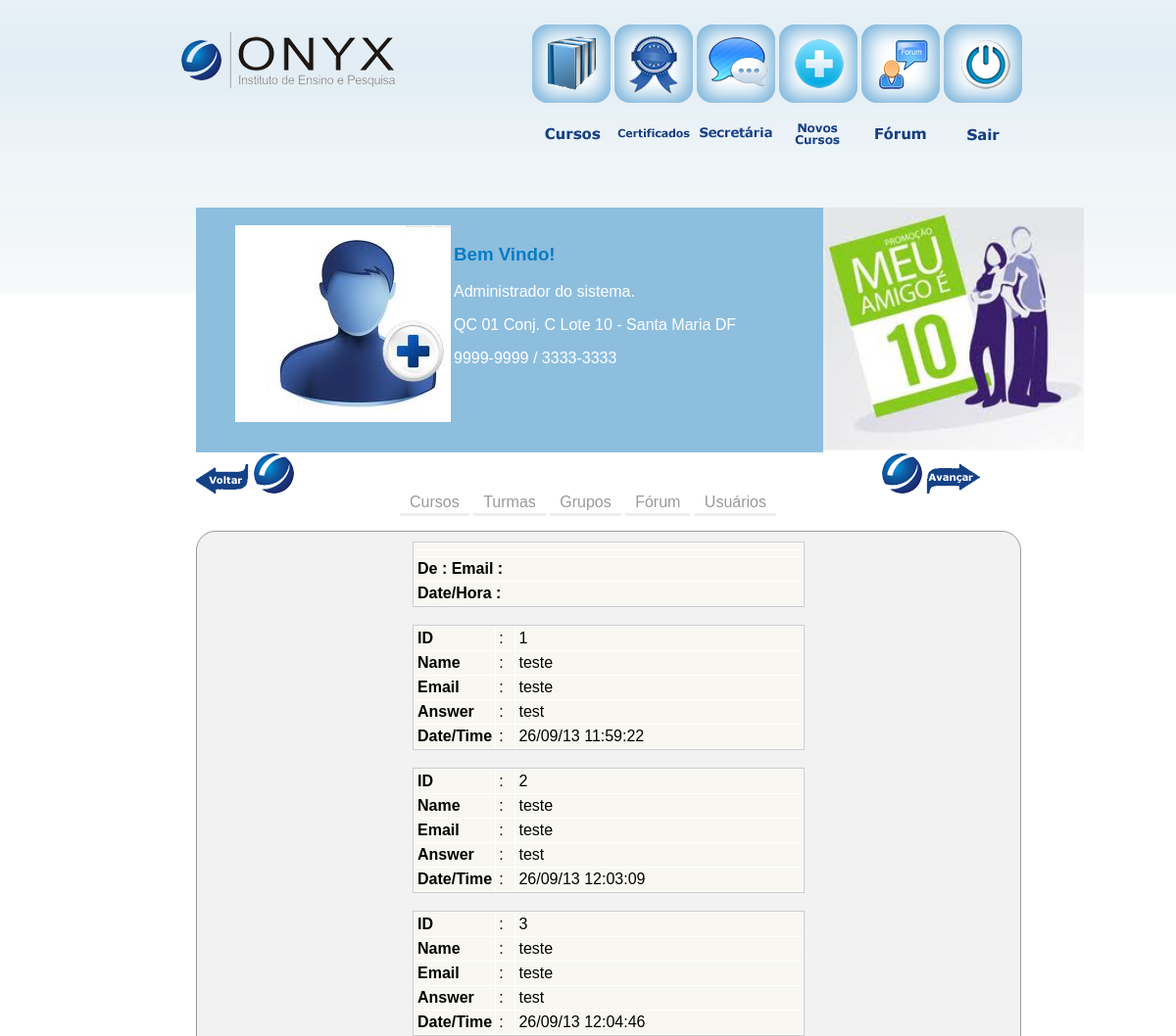
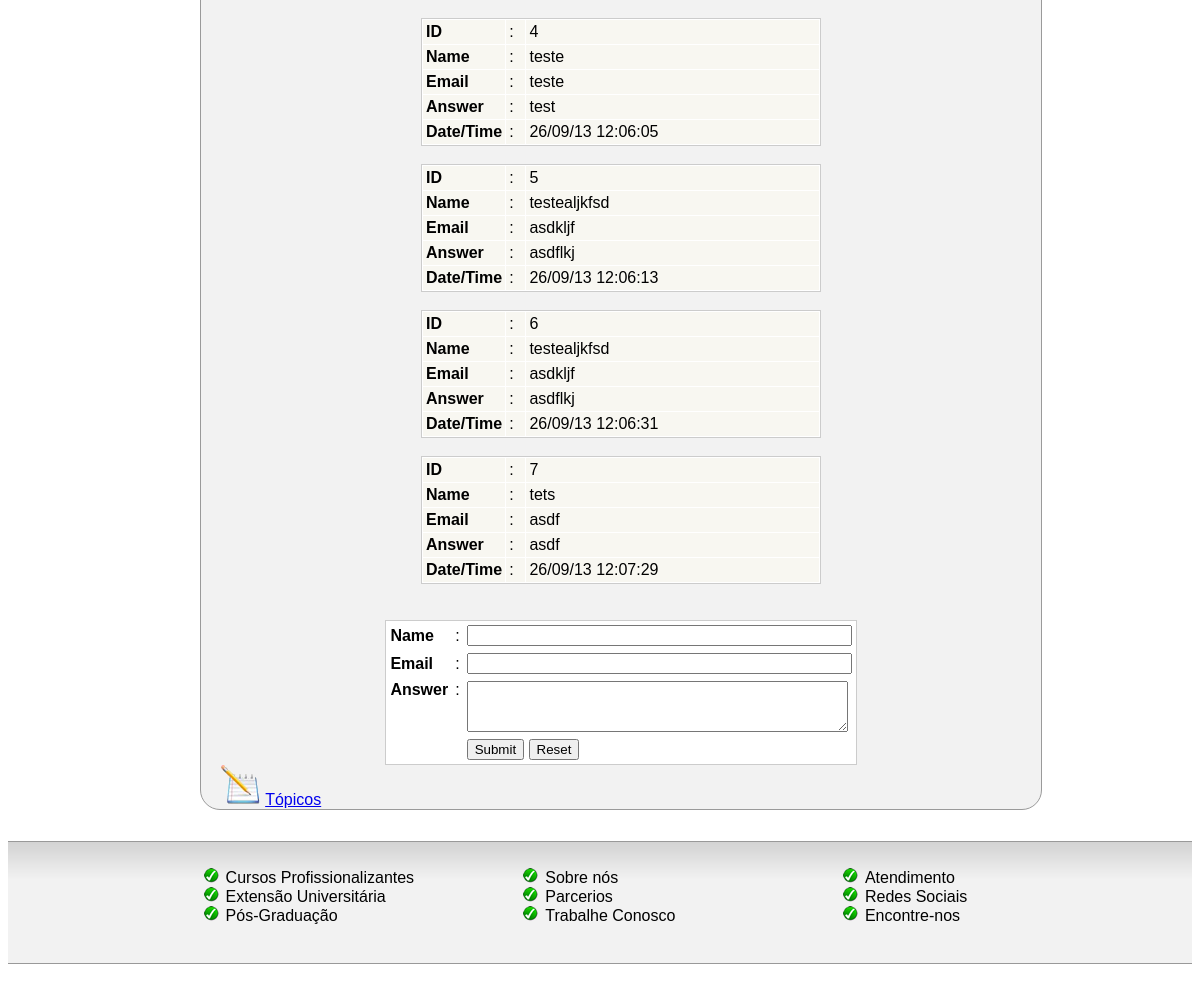
The page /adm/forum/view_topic.php (signed in) on the database its author committed (2 pictures, top to bottom).
### tables this page shows
CREATE TABLE IF NOT EXISTS `forum_answer` (
  `question_id` int(4) NOT NULL DEFAULT '0',
  `a_id` int(4) NOT NULL DEFAULT '0',
  `a_name` varchar(65) NOT NULL DEFAULT '',
  `a_email` varchar(65) NOT NULL DEFAULT '',
  `a_answer` longtext NOT NULL,
  `a_datetime` varchar(25) NOT NULL DEFAULT '',
  KEY `a_id` (`a_id`)
);

### adm/forum/view_topic.php (the view, shortened to what this page needs)
<?php
include('../header.php');
echo "<div id='conteudo_curso'>";
$tbl_name="forum_question";
$id=$_GET['id'];
$sql="SELECT * FROM $tbl_name WHERE id='$id'";
$result=mysql_query($sql);
$rows=mysql_fetch_array($result);
?>
<table width="400" border="0" align="center" cellpadding="0" cellspacing="1" bgcolor="#CCCCCC">
<tr>
<td><table width="100%" border="0" cellpadding="3" cellspacing="1" bordercolor="1" bgcolor="#FFFFFF">
<tr>
<td bgcolor="#F8F7F1"><strong><?php echo $rows['topic']; ?></strong></td>
</tr>
<tr>
<td bgcolor="#F8F7F1"><?php echo $rows['detail']; ?></td>
</tr>
<tr>
<td bgcolor="#F8F7F1"><strong>De :</strong> <?php echo $rows['name']; ?> <strong>Email : </strong><?php echo $rows['email'];?></td>
</tr>
<tr>
<td bgcolor="#F8F7F1"><strong>Date/Hora : </strong><?php echo $rows['datetime']; ?></td>
</tr>
</table></td>
</tr>
</table>
<BR>
<?php
$tbl_name2="forum_answer";
$sql2="SELECT * FROM $tbl_name2 WHERE question_id='$id'";
$result2=mysql_query($sql2);
while($rows=mysql_fetch_array($result2)){
?>
<table width="400" border="0" align="center" cellpadding="0" cellspacing="1" bgcolor="#CCCCCC">
<tr>
<td><table width="100%" border="0" cellpadding="3" cellspacing="1" bgcolor="#FFFFFF">
<tr>
<td bgcolor="#F8F7F1"><strong>ID</strong></td>
<td bgcolor="#F8F7F1">:</td>
<td bgcolor="#F8F7F1"><?php echo $rows['a_id']; ?></td>
</tr>
<tr>
<td width="18%" bgcolor="#F8F7F1"><strong>Name</strong></td>
<td width="5%" bgcolor="#F8F7F1">:</td>
<td width="77%" bgcolor="#F8F7F1"><?php echo $rows['a_name']; ?></td>
</tr>
<tr>
<td bgcolor="#F8F7F1"><strong>Email</strong></td>
<td bgcolor="#F8F7F1">:</td>
<td bgcolor="#F8F7F1"><?php echo $rows['a_email']; ?></td>
</tr>
<tr>
<td bgcolor="#F8F7F1"><strong>Answer</strong></td>
<td bgcolor="#F8F7F1">:</td>
<td bgcolor="#F8F7F1"><?php echo $rows['a_answer']; ?></td>
</tr>
<tr>
<td bgcolor="#F8F7F1"><strong>Date/Time</strong></td>
<td bgcolor="#F8F7F1">:</td>
<td bgcolor="#F8F7F1"><?php echo $rows['a_datetime']; ?></td>
</tr>
</table></td>
</tr>
</table><br>
<?php
}
?>
<BR>
<table width="400" border="0" align="center" cellpadding="0" cellspacing="1" bgcolor="#CCCCCC">
<tr>
<form name="form1" method="post" action="forum/add_answer.php">
<td>
<table width="100%" border="0" cellpadding="3" cellspacing="1" bgcolor="#FFFFFF">
<tr>
<td width="18%"><strong>Name</strong></td>
<td width="3%">:</td>
<td width="79%"><input name="a_name" type="text" id="a_name" size="45"></td>
</tr>
<tr>
<td><strong>Email</strong></td>
<td>:</td>
<td><input name="a_email" type="text" id="a_email" size="45"></td>
</tr>
<tr>
<td valign="top"><strong>Answer</strong></td>
<td valign="top">:</td>
<td><textarea name="a_answer" cols="45" rows="3" id="a_answer"></textarea></td>
</tr>
<tr>
<td>&nbsp;</td>
<td><input name="id" type="hidden" value="<?php echo $id; ?>"></td>
<td><input type="submit" name="Submit" value="Submit"> <input type="reset" name="Submit2" value="Reset"></td>
</tr>
</table>
</td>
</form>
</tr>
</table>
<img src='../imagens/icone/curso-icone.png'>
<a href='forum/index.php'>Tópicos</a>
</div>
<?php include("../footer.php"); ?>

### adm/css/style-adm.css (style rules this page uses)
body { font-family: Arial; background: url(../../imagens/topo-adm.png)repeat-x;height: 300px;width: auto; font-size: 16px; }
#conteudo_curso { width: 100%;height: auto;float: left;border-radius: 1em;margin: 0 0 0 0;-moz-border-radius: 20px;-webkit-border-radius: 20px;border-radius: 20px;background-color: #F2F2F2;border-color: #9A9A9A;border-width: thin; border-style: solid;padding: 10px 20px 0 20px; text-align: justify; }

### rows shown on the page
forum_answer: a "1", a_name "teste", a_email "teste", a_answer "test", a_datetime "26/09/13 11:59:22"
forum_answer: a "2", a_name "teste", a_email "teste", a_answer "test", a_datetime "26/09/13 12:03:09"
forum_answer: a "3", a_name "teste", a_email "teste", a_answer "test", a_datetime "26/09/13 12:04:46"
forum_answer: a "4", a_name "teste", a_email "teste", a_answer "test", a_datetime "26/09/13 12:06:05"
forum_answer: a "5", a_name "testealjkfsd", a_email "asdkljf", a_answer "asdflkj", a_datetime "26/09/13 12:06:13"
forum_answer: a "6", a_name "testealjkfsd", a_email "asdkljf", a_answer "asdflkj", a_datetime "26/09/13 12:06:31"
forum_answer: a "7", a_name "tets", a_email "asdf", a_answer "asdf", a_datetime "26/09/13 12:07:29"
